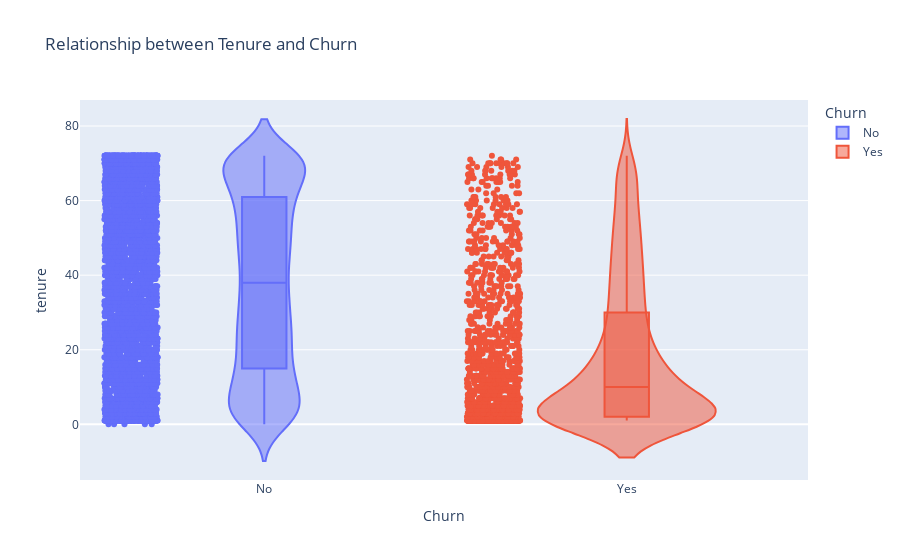

The notebook cell saved with this chart:
### Markdown cell above
Bivariate Analysis

Relationship of Tenure and Churn columns

### Code cell
fig = px.violin(df, x='Churn', y='tenure', color='Churn', box=True, points='all', title='Relationship between Tenure and Churn')
#show the plot
fig.show()

### Figure 1 — Plotly figure (JSON) as saved in the notebook; plotly's stock layout.template omitted (floating-point values rounded to 4 significant figures; data arrays with more than 128 entries replaced by an {"elided": "..."} marker saying what was removed)
{"data": [{"alignmentgroup": "True", "box": {"visible": true}, "hovertemplate": "Churn=%{x}<br>tenure=%{y}<extra></extra>", "legendgroup": "No", "marker": {"color": "#636efa"}, "name": "No", "offsetgroup": "No", "orientation": "v", "points": "all", "scalegroup": "True", "showlegend": true, "type": "violin", "x": {"elided": "3704 str values"}, "x0": " ", "xaxis": "x", "y": {"elided": "3704 int values"}, "y0": " ", "yaxis": "y"}, {"alignmentgroup": "True", "box": {"visible": true}, "hovertemplate": "Churn=%{x}<br>tenure=%{y}<extra></extra>", "legendgroup": "Yes", "marker": {"color": "#EF553B"}, "name": "Yes", "offsetgroup": "Yes", "orientation": "v", "points": "all", "scalegroup": "True", "showlegend": true, "type": "violin", "x": {"elided": "1336 str values"}, "x0": " ", "xaxis": "x", "y": {"elided": "1336 int values"}, "y0": " ", "yaxis": "y"}], "layout": {"legend": {"title": {"text": "Churn"}, "tracegroupgap": 0}, "title": {"text": "Relationship between Tenure and Churn"}, "violinmode": "overlay", "xaxis": {"anchor": "y", "categoryarray": ["No", "Yes"], "categoryorder": "array", "domain": [0, 1], "title": {"text": "Churn"}}, "yaxis": {"anchor": "x", "domain": [0, 1], "title": {"text": "tenure"}}}}
